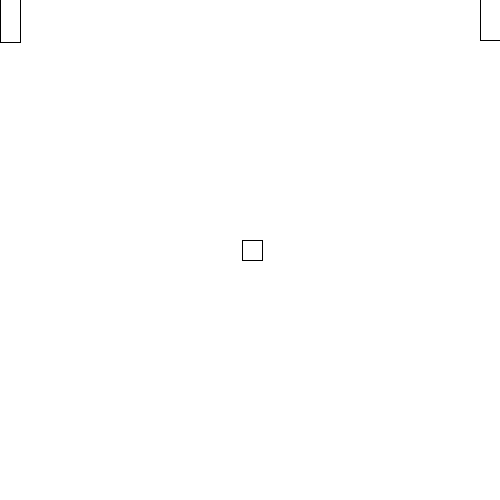
Frame 1 (no input)
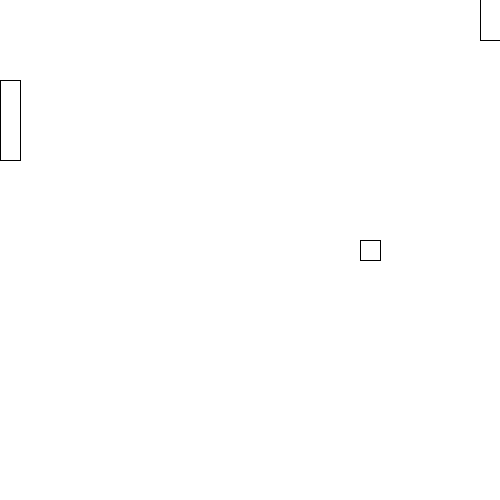
Frame 60 (the mouse pressed at the canvas centre just before this capture)
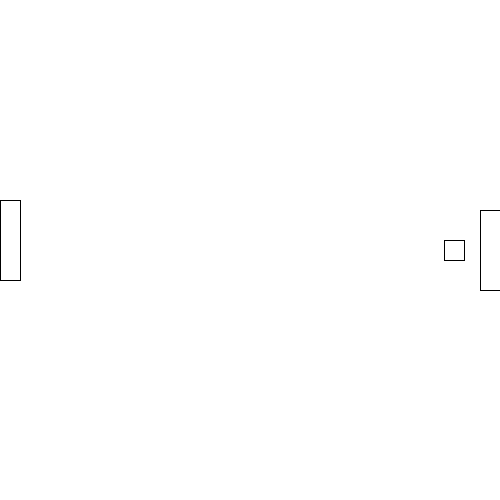
Frame 120 (the mouse held since frame 60 and released just before this capture)

The Processing sketch that drew these frames (run headless with seeded random() and noise(); from frame 60 on, the mouse is pressed at the canvas centre):

// Processing sketch: processing_121914
// ── processing_121914.pde

int colour;
char RG;
int ballX;
int ballY;
int ballSpeedX;
int ballSpeedY;
int enemyY;
int playerScore;
int enemyScore;

void setup()
{
   size(500,500);      
   colour = 255;
   ballX = 250;
   ballY = 250;
   ballSpeedX = 2;
   ballSpeedY = 0;
   RG = 'g';
   playerScore = 0;
   enemyScore = 0;
}

void draw() 
{      
 //Background.
 colour += 10;
 if (RG == 'r')
  background(255, colour, colour);  
 else if (RG == 'g')
  background(colour, 255, colour);     
 
 //Player.
 player();
 
 //Enemy.
 enemy();
 
 //Moves the ball.
 ball();
 
 //Bounce of walls.
 walls();
 
 //Draws the score to the screen.
}

void player()
{
  rect(480, mouseY - 40, 20, 80);
}

void enemy()
{
 if (enemyY < ballY)
 {
  enemyY += 2; 
 }
 else if (enemyY > ballY)
 {
  enemyY -= 2; 
 }
 if (ballX < 30 && ballY < enemyY + 50 && ballY > enemyY - 50)
 {
   //Chagnes the balls direction.
   ballSpeedX *= -1;
   
   //Changes vertical speed.
   ballSpeedY = (ballY - enemyY) / 10; 
 }
 rect(0, enemyY - 40, 20, 80); 
}

void ball()
{
 ballX += ballSpeedX;
 ballY += ballSpeedY;
 if (ballX > 470 && ballY < mouseY + 50 && ballY > mouseY - 50)
 {
   //Chagnes the balls direction.
   ballSpeedX *= -1;
   
   //Changes vertical speed.
   ballSpeedY = (ballY - mouseY) / 10; 
 }
 //Draws the ball.
 rect(ballX - 10, ballY - 10, 20, 20);
}

void walls()
{
 //Checsk if the ball has hit the left or right walls.
 if (ballX < 10 || ballX > 490)
 {
  //If the ball has gone to the left then flash green.
  if (ballX < 10)
  {
   background(0,255,0);
   RG = 'g';
   playerScore++;
  }
  //else flash red.
  else if (ballX > 490)
  {
   background(255,0,0);
   RG = 'r';
   enemyScore++;
  }
  
  ballX = 250;
  ballY = 250;
  ballSpeedY = 0;
  ballSpeedX = 2;
  colour = 0;
 }
 
 if (ballY < 10 || ballY > 490)
 {
  ballSpeedY *= -1; 
 }
}
